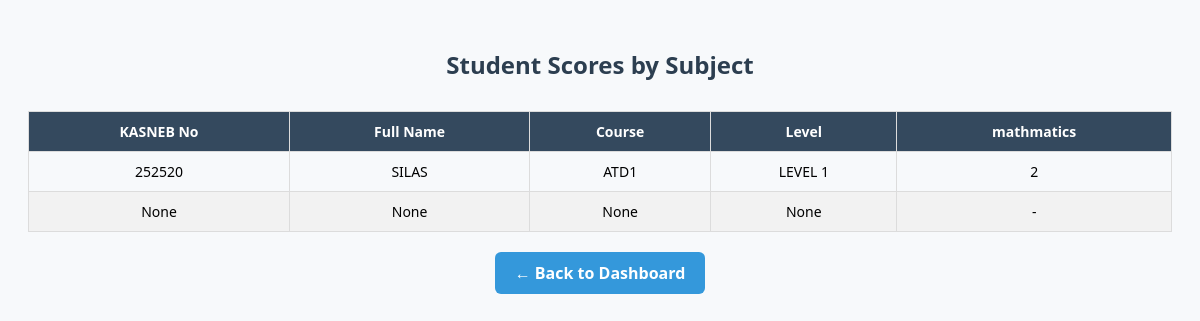
/admin/students_scores (signed in), run on the app's committed database.
### models.py (models this page shows)
class Quiz(Base):
    __tablename__ = 'quizzes'
    id = Column(Integer, primary_key=True)
    title = Column(String(100), nullable=False)
    course = Column(String(100), nullable=False)
    subject = Column(String(100), nullable=False)  # Unit
    status = Column(String(50), default='Pending')  # Pending or Done
    duration = Column(Integer, default=30)  # in minutes
    upload_time = Column(DateTime, default=datetime.utcnow)
    questions = relationship('Question', cascade='all, delete-orphan', backref='quiz')
    results = relationship('Result', backref='quiz')

class StudentProfile(Base):
    __tablename__ = 'student_profiles'
    id = Column(Integer, primary_key=True)
    user_id = Column(Integer, ForeignKey('users.id', ondelete="CASCADE"), nullable=False)
    full_name = Column(String(100))
    course = Column(String(100))
    level = Column(String(50))
    kasneb_no = Column(String(50))
    profile_completed = Column(Boolean, default=False)
    user = relationship('User', back_populates='profile')

### app.py (the view)
@app.route('/admin/students_scores')
def admin_students_scores():
    if session.get('role') != 'admin':
        return redirect('/login')
    db = SessionLocal()
    students = db.query(User).filter_by(role='student').all()
    all_subjects = [s[0] for s in db.query(Quiz.subject).distinct().all()]
    student_rows = []
    for student in students:
        profile = student.profile
        if not profile:
            continue
        results = db.query(Result).filter_by(student_id=student.id).join(Quiz).all()
        subject_scores = {subject: '-' for subject in all_subjects}
        for result in results:
            subject_scores[result.quiz.subject] = result.score
        student_rows.append({
            'kasneb_no': profile.kasneb_no,
            'full_name': profile.full_name,
            'course': profile.course,
            'level': profile.level,
            'scores': subject_scores
        })
    db.close()
    return render_template(
        'admin/students_scores.html',
        all_subjects=all_subjects,
        student_rows=student_rows
    )

### templates/admin/students_scores.html (shortened to what this page needs)
{% extends 'base.html' %}
{% block content %}
<h2>Student Scores by Subject</h2>
<table>
  <thead>
    <tr>
      <th>KASNEB No</th>
      <th>Full Name</th>
      <th>Course</th>
      <th>Level</th>
      {% for subject in all_subjects %}
        <th>{{ subject }}</th>
      {% endfor %}
    </tr>
  </thead>
  <tbody>
    {% for student in student_rows %}
    <tr>
      <td>{{ student.kasneb_no }}</td>
      <td>{{ student.full_name }}</td>
      <td>{{ student.course }}</td>
      <td>{{ student.level }}</td>
      {% for subject in all_subjects %}
        <td>{{ student.scores[subject] }}</td>
      {% endfor %}
    </tr>
    {% endfor %}
  </tbody>
</table>
<div style="text-align: center;">
  <a href="{{ url_for('admin_dashboard') }}" class="btn">← Back to Dashboard</a>
</div>
{% endblock %}

### templates/admin/students_scores.html (style rules this page uses)
body { font-family: 'Segoe UI', Tahoma, Geneva, Verdana, sans-serif; background-color: #f7f9fb; padding: 20px; }
h2 { text-align: center; color: #2c3e50; margin-bottom: 30px; }
table { width: 100%; border-collapse: collapse; margin-bottom: 20px; }
thead { background-color: #34495e; color: white; }
th, td { padding: 10px; text-align: center; border: 1px solid #dcdcdc; font-size: 14px; }
tbody tr:nth-child(even) { background-color: #f2f2f2; }
.btn { display: inline-block; padding: 10px 20px; background-color: #3498db; color: white; text-decoration: none; border-radius: 6px; font-weight: bold; transition: background-color 0.3s; }

### data on the page
Quiz: subject "mathmatics"
StudentProfile: kasneb_no "252520", full_name "SILAS", course "ATD1", level "LEVEL 1", scores "2"

### other printed values
{{ student.kasneb_no }} "None"
{{ student.full_name }} "None"
{{ student.course }} "None"
{{ student.level }} "None"
{{ student.scores[subject] }} "-"
